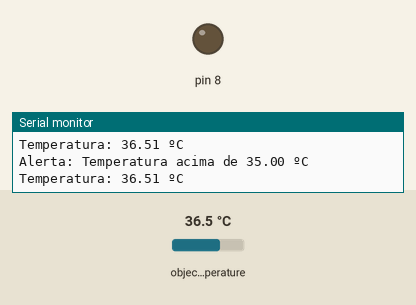
Bench run of a sketch on a simulated Arduino Uno, built with avr-gcc and run on an emulated ATmega328P. On the bench: output pins drawn as LEDs (lit = HIGH), the last lines printed to the serial monitor. Inputs (shaded band) come from the test bench; at power-on: object temperature 36.5 °C.

Above: at 7.8 s.
7.9 s: object temperature set to 20 °C
At 10.0 s:
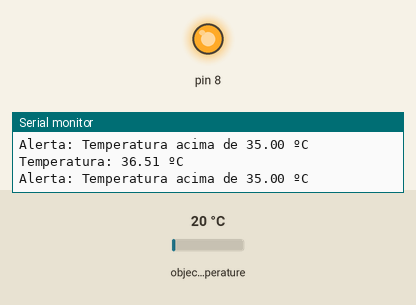
15.7 s: object temperature set to 34.7 °C
23.5 s: object temperature set to 35.4 °C
At 25.2 s:
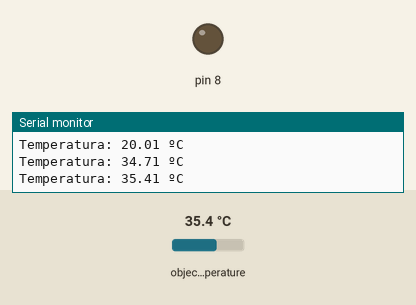
34.5 s: object temperature set to 26 °C
At 35.3 s:
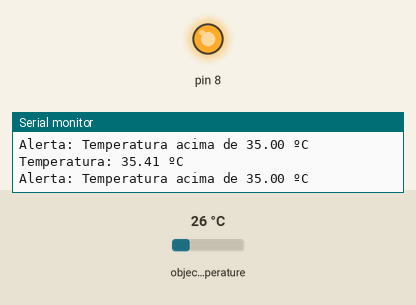
42.3 s: object temperature set to 39 °C
At 43.5 s:
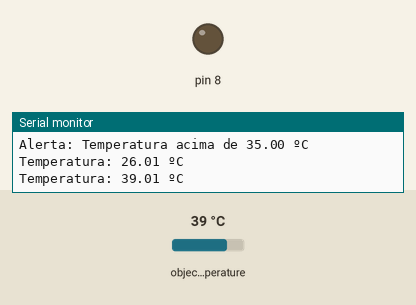
Timing chart, 0 to 53.5 s (numbered marks = the images above; inputs shaded):
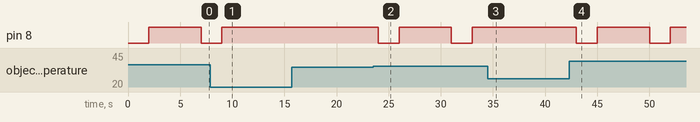

Measured:
- the behaviour switches between 34.9 and 35 °C on object temperature (found by bisection; images 1 and 2)
- after the input at 7.9 s, pin 8: goes on until 9.0 s, then stays HIGH
- after the input at 23.5 s, pin 8: alternates HIGH for 5.0 s and LOW for 2.0 s, starting after 0.51 s
- after the input at 34.5 s, pin 8: stays HIGH (without the input it goes to LOW after 3.5 s)
- after the input at 42.3 s, pin 8: alternates HIGH for 5.0 s and LOW for 2.0 s, starting after 0.71 s

The sketch:

VERSAO_25_11_FINAL.ino
```cpp
#include <Wire.h>
#include <Adafruit_MLX90614.h>

Adafruit_MLX90614 mlx = Adafruit_MLX90614();
double x;

void setup()
{
  Serial.begin(9600);
  pinMode(8, OUTPUT);
  Serial.println("TESTE MLX90614");
  mlx.begin();
}

void loop()
{
  x = mlx.readObjectTempC();
  Serial.print("Temperatura: ");
  Serial.print(x);
  Serial.println(" ºC");
  digitalWrite(8, HIGH);

  if (x > 35.00)  //temp aumentada pra 38
  {
    digitalWrite(8, LOW);
    delay(2000); //TEMPO DE BOMBA LIGADA
    Serial.println("Alerta: Temperatura acima de 35.00 ºC");
    digitalWrite(8, HIGH);  // Desliga o pino após 5 segundos
  }

  delay(5000); //DELAY DE LEITURA
}
```
